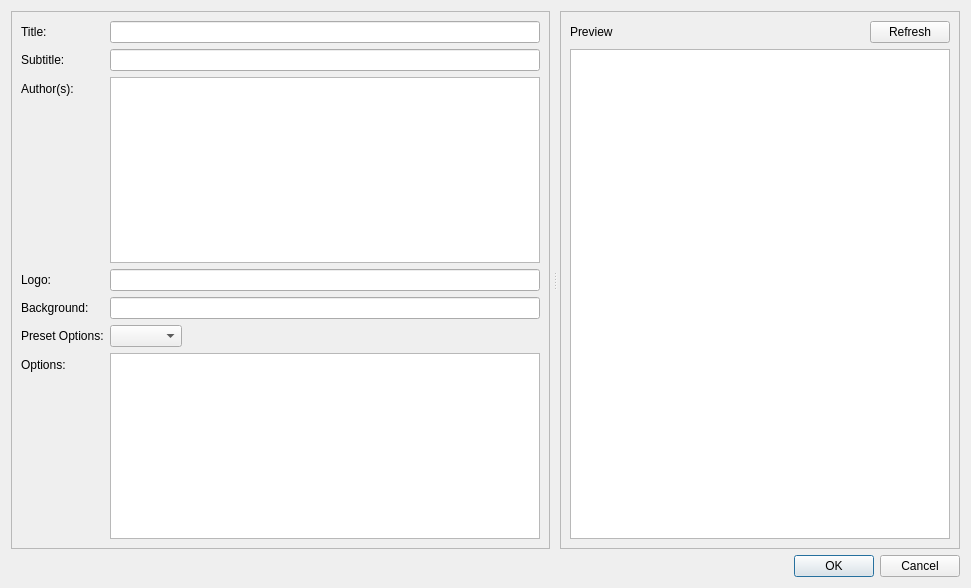
<?xml version="1.0" encoding="UTF-8"?>
<ui version="4.0">
 <class>Dialog</class>
 <widget class="QDialog" name="Dialog">
  <property name="geometry">
   <rect>
    <x>0</x>
    <y>0</y>
    <width>971</width>
    <height>588</height>
   </rect>
  </property>
  <property name="windowTitle">
   <string>Dialog</string>
  </property>
  <layout class="QVBoxLayout" name="verticalLayout_2">
   <item>
    <widget class="QSplitter" name="splitter">
     <property name="orientation">
      <enum>Qt::Horizontal</enum>
     </property>
     <property name="opaqueResize">
      <bool>true</bool>
     </property>
     <property name="handleWidth">
      <number>10</number>
     </property>
     <widget class="QFrame" name="frame">
      <property name="frameShape">
       <enum>QFrame::StyledPanel</enum>
      </property>
      <property name="frameShadow">
       <enum>QFrame::Raised</enum>
      </property>
      <layout class="QVBoxLayout" name="verticalLayout_3">
       <item>
        <layout class="QFormLayout" name="formLayout">
         <item row="0" column="0">
          <widget class="QLabel" name="label_2">
           <property name="text">
            <string>Title:</string>
           </property>
          </widget>
         </item>
         <item row="0" column="1">
          <widget class="QLineEdit" name="lineEdit"/>
         </item>
         <item row="1" column="0">
          <widget class="QLabel" name="label_3">
           <property name="text">
            <string>Subtitle:</string>
           </property>
          </widget>
         </item>
         <item row="1" column="1">
          <widget class="QLineEdit" name="lineEdit_2"/>
         </item>
         <item row="2" column="0">
          <widget class="QLabel" name="label_4">
           <property name="text">
            <string>Author(s):</string>
           </property>
          </widget>
         </item>
         <item row="2" column="1">
          <widget class="QPlainTextEdit" name="plainTextEdit"/>
         </item>
         <item row="3" column="0">
          <widget class="QLabel" name="label_5">
           <property name="text">
            <string>Logo:</string>
           </property>
          </widget>
         </item>
         <item row="3" column="1">
          <widget class="QLineEdit" name="lineEdit_3"/>
         </item>
         <item row="4" column="0">
          <widget class="QLabel" name="label_6">
           <property name="text">
            <string>Background:</string>
           </property>
          </widget>
         </item>
         <item row="4" column="1">
          <widget class="QLineEdit" name="lineEdit_4"/>
         </item>
         <item row="6" column="0">
          <widget class="QLabel" name="label_7">
           <property name="text">
            <string>Options:</string>
           </property>
          </widget>
         </item>
         <item row="6" column="1">
          <widget class="QPlainTextEdit" name="plainTextEdit_2"/>
         </item>
         <item row="5" column="0">
          <widget class="QLabel" name="label_8">
           <property name="text">
            <string>Preset Options:</string>
           </property>
          </widget>
         </item>
         <item row="5" column="1">
          <layout class="QHBoxLayout" name="horizontalLayout">
           <item>
            <widget class="QComboBox" name="comboBox"/>
           </item>
           <item>
            <spacer name="horizontalSpacer">
             <property name="orientation">
              <enum>Qt::Horizontal</enum>
             </property>
             <property name="sizeHint" stdset="0">
              <size>
               <width>40</width>
               <height>20</height>
              </size>
             </property>
            </spacer>
           </item>
          </layout>
         </item>
        </layout>
       </item>
      </layout>
     </widget>
     <widget class="QFrame" name="frame_2">
      <property name="maximumSize">
       <size>
        <width>400</width>
        <height>16777215</height>
       </size>
      </property>
      <property name="frameShape">
       <enum>QFrame::StyledPanel</enum>
      </property>
      <property name="frameShadow">
       <enum>QFrame::Raised</enum>
      </property>
      <layout class="QVBoxLayout" name="verticalLayout">
       <item>
        <layout class="QHBoxLayout" name="horizontalLayout_2">
         <item>
          <widget class="QLabel" name="label">
           <property name="text">
            <string>Preview</string>
           </property>
          </widget>
         </item>
         <item>
          <spacer name="horizontalSpacer_2">
           <property name="orientation">
            <enum>Qt::Horizontal</enum>
           </property>
           <property name="sizeHint" stdset="0">
            <size>
             <width>40</width>
             <height>20</height>
            </size>
           </property>
          </spacer>
         </item>
         <item>
          <widget class="QPushButton" name="pushButton">
           <property name="text">
            <string>Refresh</string>
           </property>
          </widget>
         </item>
        </layout>
       </item>
       <item>
        <widget class="QGraphicsView" name="graphicsView"/>
       </item>
      </layout>
     </widget>
    </widget>
   </item>
   <item>
    <widget class="QDialogButtonBox" name="buttonBox">
     <property name="orientation">
      <enum>Qt::Horizontal</enum>
     </property>
     <property name="standardButtons">
      <set>QDialogButtonBox::Cancel|QDialogButtonBox::Ok</set>
     </property>
    </widget>
   </item>
  </layout>
 </widget>
 <resources/>
 <connections>
  <connection>
   <sender>buttonBox</sender>
   <signal>accepted()</signal>
   <receiver>Dialog</receiver>
   <slot>accept()</slot>
   <hints>
    <hint type="sourcelabel">
     <x>248</x>
     <y>254</y>
    </hint>
    <hint type="destinationlabel">
     <x>157</x>
     <y>274</y>
    </hint>
   </hints>
  </connection>
  <connection>
   <sender>buttonBox</sender>
   <signal>rejected()</signal>
   <receiver>Dialog</receiver>
   <slot>reject()</slot>
   <hints>
    <hint type="sourcelabel">
     <x>316</x>
     <y>260</y>
    </hint>
    <hint type="destinationlabel">
     <x>286</x>
     <y>274</y>
    </hint>
   </hints>
  </connection>
 </connections>
</ui>
